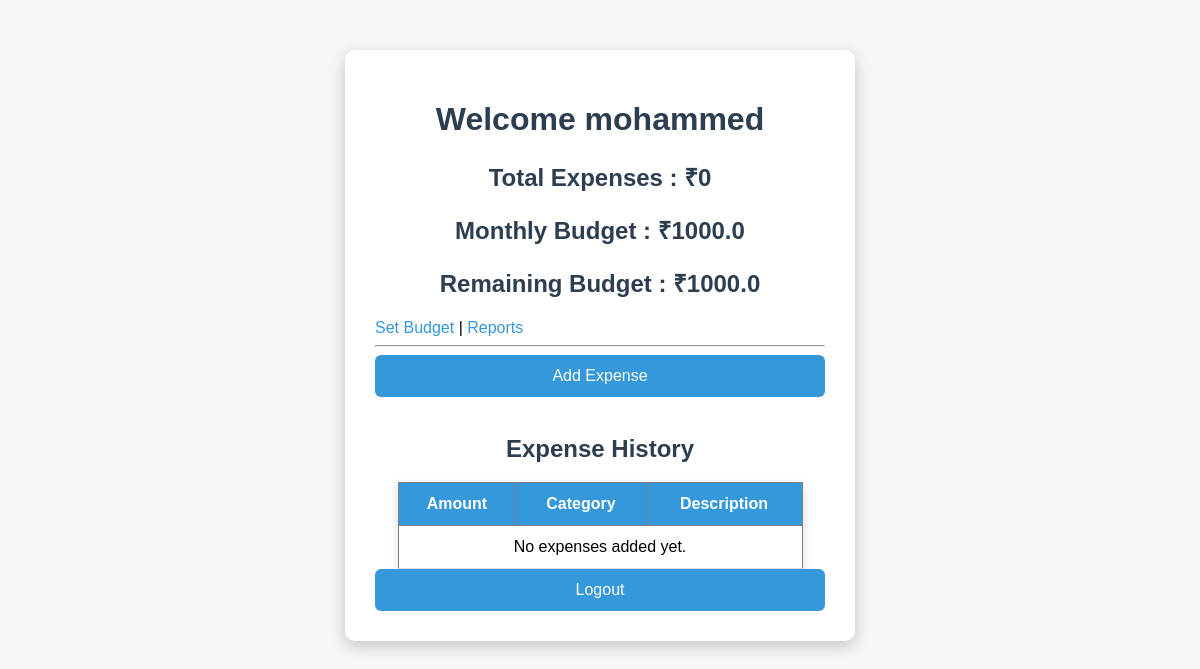
Before: /dashboard (signed in) with the older database file.
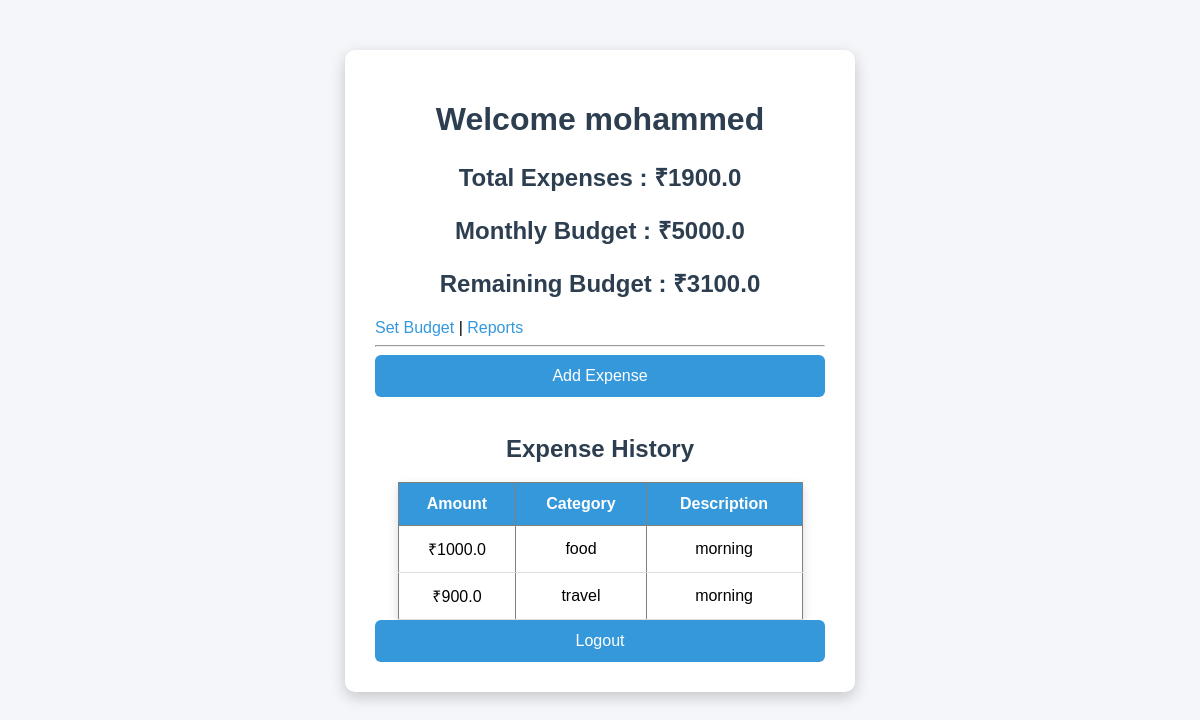
After: the same page with the newer database file.
### tables this page shows
CREATE TABLE budget(
    id INTEGER PRIMARY KEY AUTOINCREMENT,
    user_id INTEGER,
    amount REAL
);

CREATE TABLE expenses(
    id INTEGER PRIMARY KEY AUTOINCREMENT,
    user_id INTEGER,
    amount REAL,
    category TEXT,
    description TEXT
);

### app.py (the view)
@app.route("/dashboard")
def dashboard():
    if "user_id" not in session:
        return redirect("/login")
    conn = get_db()
    expenses = conn.execute(
        "SELECT * FROM expenses WHERE user_id=?",
        (session["user_id"],)
    ).fetchall()
    total = conn.execute(
        "SELECT SUM(amount) FROM expenses WHERE user_id=?",
        (session["user_id"],)
    ).fetchone()[0]
    budget = conn.execute(
        "SELECT amount FROM budget WHERE user_id=?",
        (session["user_id"],)
    ).fetchone()
    conn.close()
    if total is None:
        total = 0
    budget_amount = budget["amount"] if budget else 0
    remaining = budget_amount - total
    return render_template(
        "dashboard.html",
        expenses=expenses,
        total=total,
        budget=budget_amount,
        remaining=remaining,
        name=session["name"]
    )

### app.py (called while the page is built)
def get_db():
    conn = sqlite3.connect("database.db")
    conn.row_factory = sqlite3.Row
    return conn

### templates/dashboard.html (shortened to what this page needs)
<!DOCTYPE html>
<html>
<head>
    <link rel="stylesheet" href="{{ url_for('static', filename='style.css') }}">
</head>
<body>
     <div class="container">
<h1>Welcome {{ session['name'] }}</h1>
<h2>Total Expenses : ₹{{ total }}</h2>
<h2>Monthly Budget : ₹{{ budget }}</h2>
<h2>Remaining Budget : ₹{{ remaining }}</h2>
<a href="/budget">Set Budget</a> |
<a href="/reports">Reports</a>
<hr>
    <a href="/add-expense">
    <button>Add Expense</button>
</a>
<br><br>
<h2>Expense History</h2>
<table border="1" cellpadding="10">
    <tr>
        <th>Amount</th>
        <th>Category</th>
        <th>Description</th>
    </tr>
    {% if expenses %}
        {% for e in expenses %}
        <tr>
            <td>₹{{ e.amount }}</td>
            <td>{{ e.category }}</td>
            <td>{{ e.description }}</td>
        </tr>
        {% endfor %}
    {% else %}
        <tr>
            <td colspan="3" align="center">
                No expenses added yet.
            </td>
        </tr>
    {% endif %}
</table>
<a href="/logout">
    <button>Logout</button>
</a>
     </div>
</body>
</html>

### static/style.css (style rules this page uses)
body { margin:0; padding:0; font-family:Arial, Helvetica, sans-serif; background:#f4f6f9; }
.container { width:450px; margin:50px auto; background:#fff; padding:30px; border-radius:10px; box-shadow:0 5px 15px rgba(0,0,0,0.2); }
h1,h2 { text-align:center; color:#2c3e50; }
button { width:100%; padding:12px; background:#3498db; color:white; border:none; border-radius:6px; font-size:16px; cursor:pointer; transition:0.3s; }
a { text-decoration:none; color:#3498db; }
table { width:90%; margin:auto; border-collapse:collapse; background:white; box-shadow:0 4px 10px rgba(0,0,0,.15); }
table th { background:#3498db; color:white; padding:12px; }
table td { padding:12px; text-align:center; border-bottom:1px solid #ddd; }

Changed rows visible on the page:
removed budget: amount "1000.0"
added budget: amount "5000.0"
added expenses: amount "1000.0", category "food", description "morning"
added expenses: amount "900.0", category "travel", description "morning"
Other visible differences:
{{ total }}: "0" → "1900.0"
{{ remaining }}: "1000.0" → "3100.0"
text no longer shown: "No expenses added yet."
